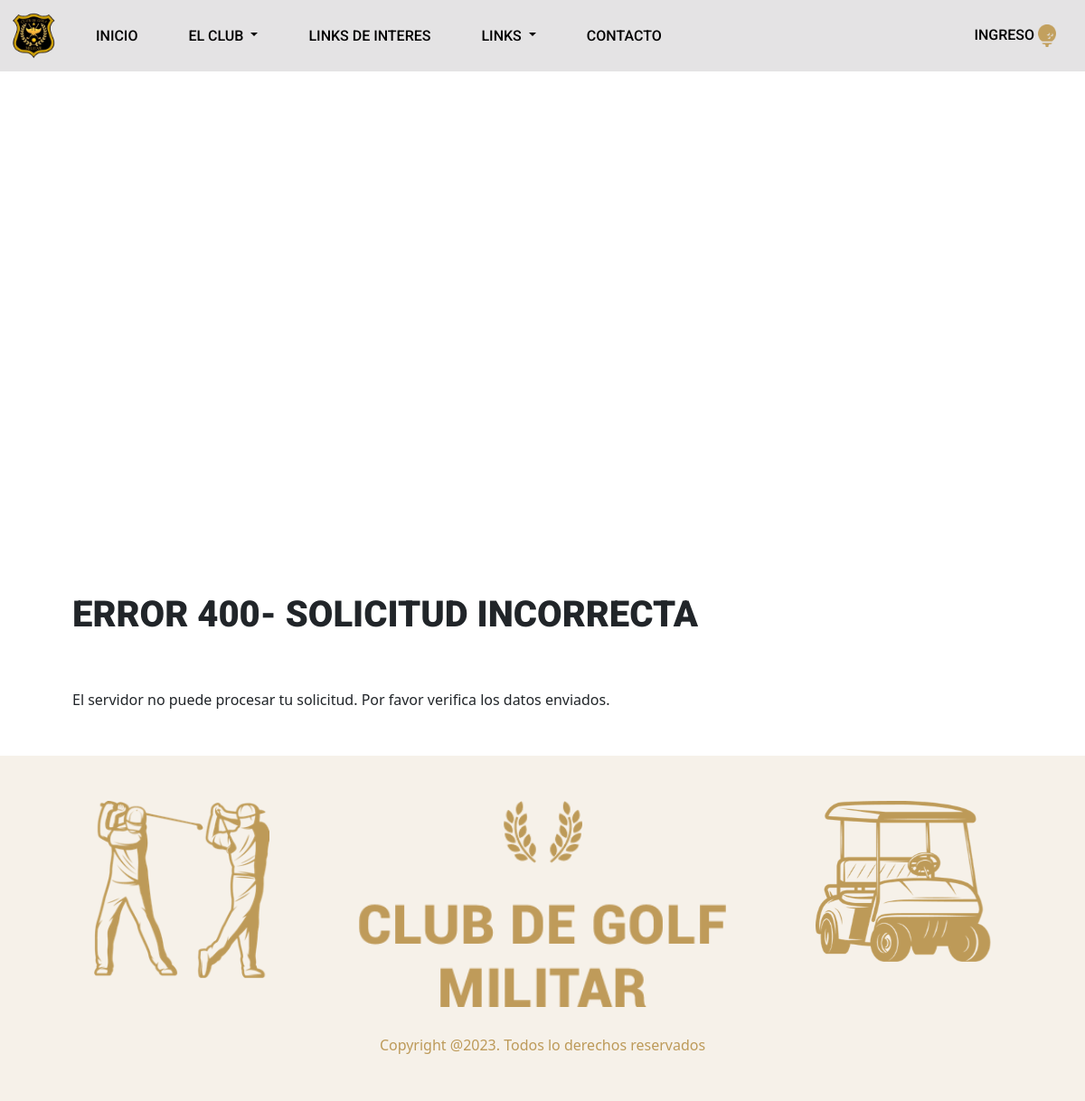
The app's page /400 with its own data.
### web/models.py (models this page shows, shortened)
class Paginas_Web(models.Model):
    id = models.UUIDField(primary_key=True, default=uuid.uuid4, editable=False)
    tipo = models.CharField(max_length=20, choices= webs, default="H")
    img = models.ImageField(upload_to="Paginas_Web/")
    titulo = models.CharField(max_length=200, blank=True, null=True)
    contenido = models.TextField(blank=True, null=True)
    file = models.FileField(upload_to="Paginas_Web/files/", max_length=254, blank=True)
    tituloPestana = models.CharField(max_length=200, blank=True, null=True)
    class Meta:
        verbose_name = "Paginas_Web"
        verbose_name_plural = "Paginas_Webs"
        ordering = ["titulo"]

### web/views.py (the view)
# urls.py: path('400', NotFound400.as_view(), name='error_400'),
class NotFound400(TemplateView):
    template_name = "web/views/404.html"
    def get_context_data(self, **kwargs):
        contexto = super().get_context_data(**kwargs)
        contexto["nameWeb"] = nameWeb
        dato = Paginas_Web.objects.get(tipo ="400")
        contexto['value']  = dato
        contexto["title"] = dato.tituloPestana
        linksMenu = Links.objects.filter(banner=False).order_by('tipo','order')
        contexto['linksMenu'] = list(linksMenu.values('url', 'titulo'))
        return contexto

### web/templates/web/views/404.html (shortened to what this page needs)
{% extends "web/root/origin.html" %}
{% load static %}
{% static "" as baseUrl %}
{% block body %}
  {% include "web/banner/bannerSolo.html" %}
  {% include "web/front/front.html" %}
{% endblock %}

### web/templates/web/front/front.html (shortened to what this page needs)
{% load static %} {% static "" as baseUrl %}
<div class="container marketing" id="links">
    <div class="row">
      <div class="col-lg-12 context">
        <h1> {{ value.titulo  | upper }}</h1>
        <p>{{ value.contenido|safe }}</p>
      </div>
    </div>
</div>

### web/static/web/css/style.css (style rules this page uses)
.context p , h1 { text-align: justify; padding-left:0px !important; }

### web/static/web/css/carousel.css (style rules this page uses)
body { padding-top: 0px; color: rgb(var(--bs-tertiary-color-rgb)); background-color: #ffffff; }

### web/static/web/css/sticky-footer-navbar.css (style rules this page uses)
.container ,.containerFooter { padding: 50px; }

### web/static/web/css/links.css (style rules this page uses)
.marketing h1 { padding:30px; padding-bottom: 50px; font-family: 'Roboto'; font-weight: 900; font-style: normal; }
.context h1 , p { text-align: justify }

### web/static/web/css/cuota.css (style rules this page uses)
p { margin: 0px; }

### records on screen
Paginas_Web: titulo "ERROR 400- SOLICITUD INCORRECTA", contenido "El servidor no puede procesar tu solicitud. Por favor verifica los datos enviados."
